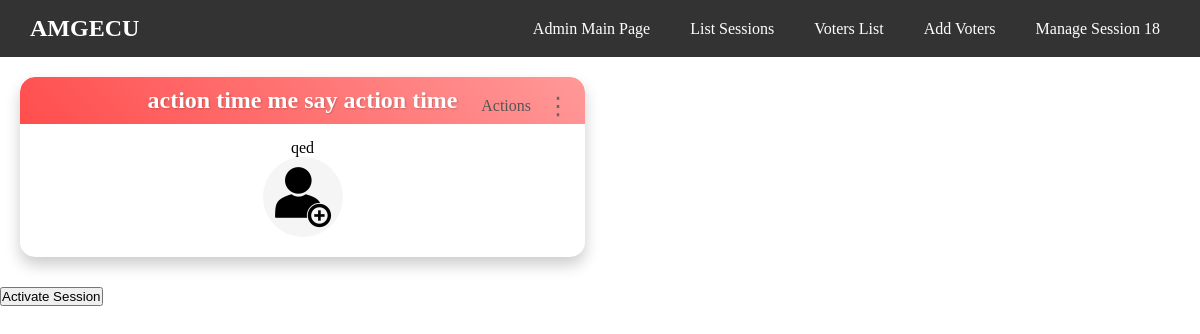
Page /view_voting_session/18/ on the earlier database version.
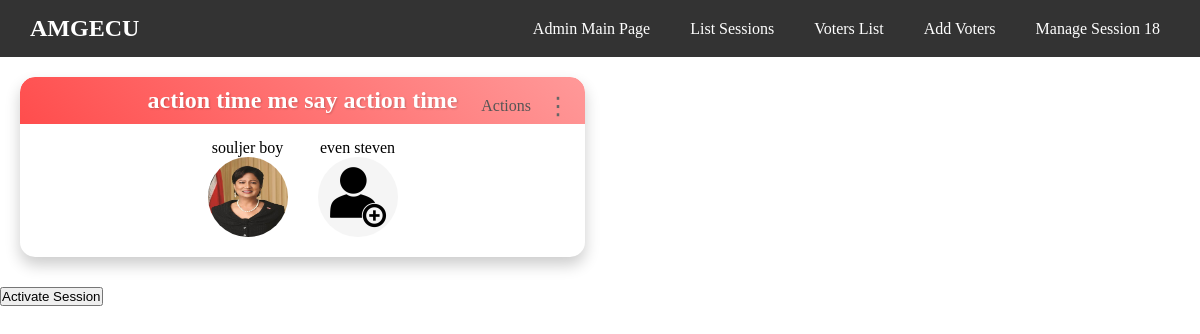
Same page on the later database version.
### voters/models.py (models this page shows, shortened)
class VotingSession(models.Model):
    session_id = models.AutoField(primary_key=True)
    title = models.CharField(max_length=200)
    unique_url = models.URLField(unique=True, blank=True, null=True)
    is_active = models.BooleanField(default=False)
    admin = models.ForeignKey(User, on_delete=models.CASCADE)  # session creator/admin
    qr_code = models.ImageField(upload_to='qr_codes/', blank=True, null=True)
    created_at = models.DateTimeField(auto_now_add=True)
    updated_at = models.DateTimeField(auto_now=True)
    total_voters = models.IntegerField(default=0)
    current_voters = models.IntegerField(default=0)

class VotingSegmentHeader(models.Model):
    session = models.ForeignKey(VotingSession, on_delete=models.CASCADE, related_name='segments')
    name = models.CharField(max_length=255)  # Name of the segment header, e.g., "President", "Treasurer"
    order = models.IntegerField(default=0)  # Field to store order
    class Meta:
        ordering = ['order']  # Ensures segments are returned in the specified order

class Candidate(models.Model):
    name = models.CharField(max_length=255)
    photo = models.ImageField(upload_to='candidate_photos/')
    voting_session = models.ForeignKey(VotingSession, on_delete=models.CASCADE)
    segment_header = models.ForeignKey(VotingSegmentHeader, on_delete=models.CASCADE, related_name='candidates')

### voters/views.py (the view)
# urls.py: path('view_voting_session/<int:session_id>/', voters_views.active_voting_session, name = 'active_voting_session'),
def active_voting_session(request, session_id):
    session = get_object_or_404(VotingSession, session_id=session_id)
    segments = VotingSegmentHeader.objects.filter(session=session).prefetch_related('candidates')
    context = {
        'session': session,
        'segments': segments,
    }
    return render(request, 'voters/voting_session.html', context)

### voters/templates/voters/voting_session.html (shortened to what this page needs)
<head>
    {% load static %}
    <link href="{% static 'style.css' %}?v={% now 'U' %}" rel="stylesheet">
</head>
<body>
    <nav class="voting_session-navbar">
        <div class="voting_session-navbar-content">
            <h1 class="voting_session-navbar-title">{{session.title}}</h1>
            <div class="voting_session-navbar-links">
                <ul>
                    <li><a href="{% url 'admin_main_page' %}">Admin Main Page</a></li>
                    <li><a href="{% url 'list_voting_sessions' %}">List Sessions</a></li>
                    <li><a href="{% url 'voter_list' session.session_id %}">Voters List</a></li>
                    <li><a href="{% url 'add_voters' session.session_id %}">Add Voters</a></li>
                    <li><a href="{% url 'manage_session' session.session_id %}">Manage Session {{ session.session_id }}</a></li>
                </ul>
            </div>
        </div>
    </nav>
    <form method="post" action="{% url 'activate_session' session.session_id %}">
        <div id="sortable-segments">
            {% for segment in segments %}
                <div class="voting_session_segment" data-id="{{ segment.id }}">
                    <div class="options-menu">
                        <span class="options-label">Actions</span>
                        <span class="options-icon" onclick="toggleOptionsMenu(event)">⋮</span>
                    </div>
                    <h3>{{ segment.name }}</h3>
                    <div class="voting_session_candidates">
                        {% for candidate in segment.candidates.all %}
                            <div class="voting_session_candidate">
                                <p>{{ candidate.name }}</p>
                                <img src="{{ candidate.photo.url }}" alt="Candidate Photo">
                            </div>
                        {% endfor %}
                    </div>
                </div>
            {% endfor %}
        </div>
        <button style="align-items: center;" type="submit">Activate Session</button>
    </form>
</body>

### voting_static/style.css (style rules this page uses)
*, *:before, *:after { padding: 0; margin: 0; box-sizing: border-box; }
#sortable-segments { display: grid; grid-template-columns: repeat(2, 1fr); gap: 30px; padding: 20px; border-radius: 30px; }
.voting_session_segment { position: relative; background-color: #fff; border-radius: 15px; box-shadow: 0 8px 15px rgba(0, 0, 0, 0.2); transition: transform 0.2s ease, box-shadow 0.2s ease; overflow: hidden; margin-bottom: 10px; }
.voting_session_segment h3 { background: linear-gradient(45deg, var(--segment-color), var(--segment-light-color)); color: #fff; text-align: center; font-size: 1.5rem; padding: 10px; margin: 0; border-radius: 15px 15px 0 0; font-weight: bold; text-shadow: 1px 1px 2px rgba(0, 0, 0, 0.2); }
.voting_session_candidates { padding: 15px; display: flex; flex-wrap: wrap; gap: 10px; justify-content: center; }
.voting_session_candidate { text-align: center; width: 100px; }
.voting_session_candidate img { width: 80px; height: 80px; border-radius: 50%; object-fit: fill; margin-bottom: 5px; }
.voting_session-navbar { width: auto; display: flex; justify-content: space-between; align-items: center; background-color: #333; padding: 15px 30px; color: white; }
.voting_session-navbar-content { display: flex; justify-content: space-between; align-items: center; width: 100%; }
.voting_session-navbar-title { font-size: 1.5em; color: white; }
.voting_session-navbar-links ul { list-style-type: none; display: flex; gap: 20px; margin: 0; padding: 0; }
.voting_session-navbar-links ul li a { color: white; text-decoration: none; font-size: 1em; padding: 5px 10px; border-radius: 5px; transition: background-color 0.3s; }
* { margin: 0; padding: 0; box-sizing: border-box; }
.options-menu { position: absolute; top: 10px; right: 10px; display: flex; align-items: center; }
.options-label { font-size: 1rem; color: #555; margin-right: 10px; }
.options-icon { cursor: pointer; font-size: 1.5rem; color: #666; padding: 5px; }

Differences in the rows shown:
removed Candidate: name "qed", photo (picture)
added Candidate: name "souljer boy", photo (picture)
added Candidate: name "even steven", photo (picture)
